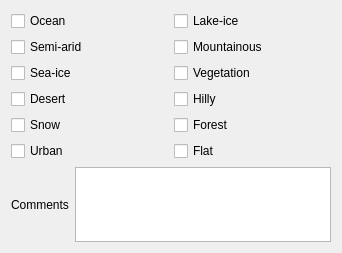
          <widget class="QWidget" name="page_7">
           <attribute name="label">
            <string>Land or Ocean Surfaces Overflown</string>
           </attribute>
           <layout class="QVBoxLayout" name="verticalLayout_24">
            <item>
             <layout class="QHBoxLayout" name="horizontalLayout_27">
              <item>
               <layout class="QVBoxLayout" name="verticalLayout_22">
                <item>
                 <widget class="QCheckBox" name="oceanCheck">
                  <property name="text">
                   <string>Ocean</string>
                  </property>
                 </widget>
                </item>
                <item>
                 <widget class="QCheckBox" name="semiAridCheck">
                  <property name="text">
                   <string>Semi-arid</string>
                  </property>
                 </widget>
                </item>
                <item>
                 <widget class="QCheckBox" name="seaIceCheck">
                  <property name="text">
                   <string>Sea-ice</string>
                  </property>
                 </widget>
                </item>
                <item>
                 <widget class="QCheckBox" name="desertCheck">
                  <property name="text">
                   <string>Desert</string>
                  </property>
                 </widget>
                </item>
                <item>
                 <widget class="QCheckBox" name="snowCheck">
                  <property name="text">
                   <string>Snow</string>
                  </property>
                 </widget>
                </item>
                <item>
                 <widget class="QCheckBox" name="urbanCheck">
                  <property name="text">
                   <string>Urban</string>
                  </property>
                 </widget>
                </item>
               </layout>
              </item>
              <item>
               <layout class="QVBoxLayout" name="verticalLayout_23">
                <item>
                 <widget class="QCheckBox" name="lakeIceCheck">
                  <property name="text">
                   <string>Lake-ice</string>
                  </property>
                 </widget>
                </item>
                <item>
                 <widget class="QCheckBox" name="mountainousCheck">
                  <property name="text">
                   <string>Mountainous</string>
                  </property>
                 </widget>
                </item>
                <item>
                 <widget class="QCheckBox" name="vegetationCheck">
                  <property name="text">
                   <string>Vegetation</string>
                  </property>
                 </widget>
                </item>
                <item>
                 <widget class="QCheckBox" name="hillyCheck">
                  <property name="text">
                   <string>Hilly</string>
                  </property>
                 </widget>
                </item>
                <item>
                 <widget class="QCheckBox" name="forestCheck">
                  <property name="text">
                   <string>Forest</string>
                  </property>
                 </widget>
                </item>
                <item>
                 <widget class="QCheckBox" name="flatCheck">
                  <property name="text">
                   <string>Flat</string>
                  </property>
                 </widget>
                </item>
               </layout>
              </item>
             </layout>
            </item>
            <item>
             <layout class="QHBoxLayout" name="horizontalLayout_28">
              <item>
               <widget class="QLabel" name="label_19">
                <property name="text">
                 <string>Comments</string>
                </property>
               </widget>
              </item>
              <item>
               <widget class="QTextEdit" name="SOOtherTextBox">
                <property name="maximumSize">
                 <size>
                  <width>16777215</width>
                  <height>75</height>
                 </size>
                </property>
               </widget>
              </item>
             </layout>
            </item>
           </layout>
          </widget>
